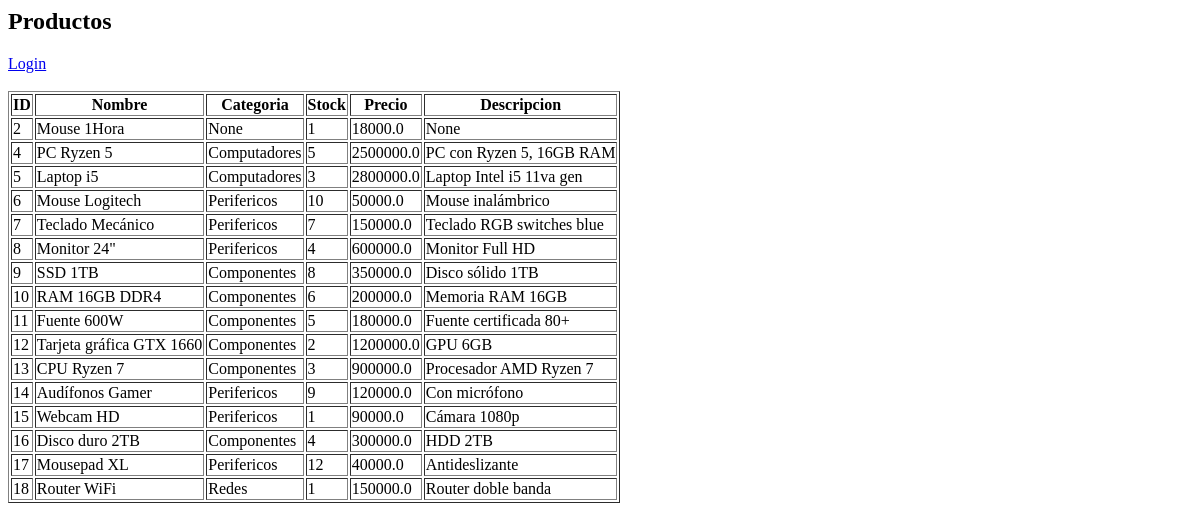
Before: /productos with the older database file.
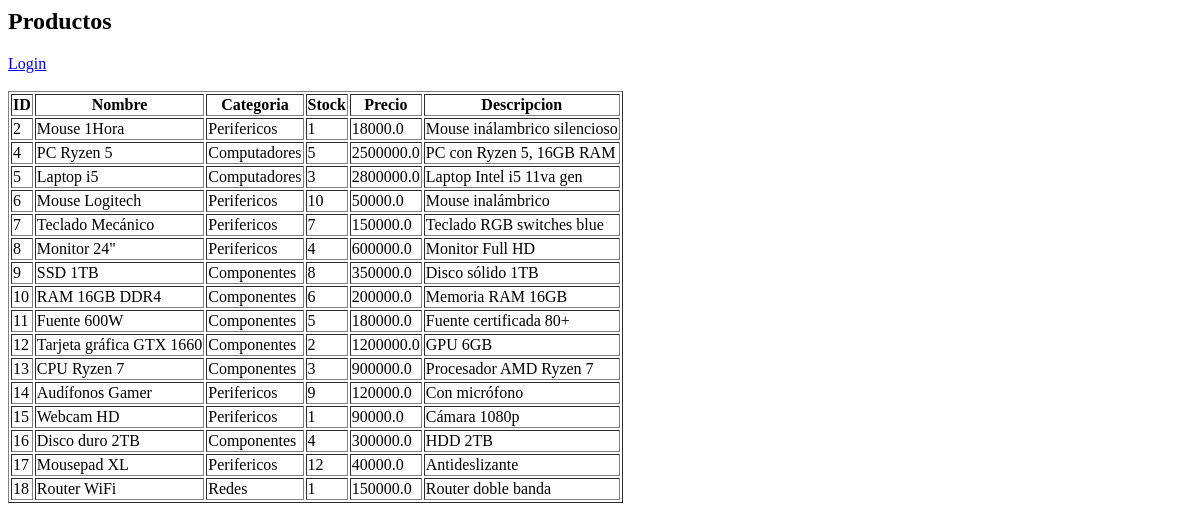
After: the same page with the newer database file.
### tables this page shows
CREATE TABLE productos (
    id INTEGER PRIMARY KEY AUTOINCREMENT,
    nombre TEXT,
    categoria TEXT,
    stock INTEGER,
    precio_user REAL,
    precio_in REAL,
    descripcion TEXT
, activo INTEGER DEFAULT 1);

### app.py (the view)
@app.route("/productos")
def productos():
    db = get_db()
    if session.get('rol') in ['admin', 'empleado']:
        productos = db.execute("""
            SELECT *,
            CASE
                WHEN activo = 1 THEN 'Disponible'
                ELSE 'No disponible'
            END AS estado
            FROM productos
        """).fetchall()
    else:
        productos = db.execute("""
            SELECT *,
            CASE
                WHEN activo = 1 THEN 'Disponible'
                ELSE 'No disponible'
            END AS estado
            FROM productos
            WHERE activo = 1 AND stock > 0
        """).fetchall()
    return render_template("productos.html", productos=productos)

### app.py (called while the page is built)
def get_db():
    conn = sqlite3.connect("inventario.db")
    conn.row_factory = sqlite3.Row
    return conn

### templates/productos.html (shortened to what this page needs)
<html lang="es">
<h2>Productos</h2>
{% if session.get('user_id') %}
    <a href="/logout">Cerrar sesión</a>
{% else %}
    <a href="/login">Login</a>
{% endif %}
<br><br>
<table border="1">
    <tr>
        <th>ID</th>
        <th>Nombre</th>
        <th>Categoria</th>
        <th>Stock</th>
        <th>Precio</th>
        <th>Descripcion</th>
    </tr>
    {% for producto in productos %}
    <tr>
        <td>{{ producto.id }}</td>
        <td>{{ producto.nombre }}</td>
        <td>{{ producto.categoria }}</td>
        <td>{{ producto.stock }}</td>
        <td>{{ producto.precio_user }}</td>
        <td>{{ producto.descripcion }}</td>
        {% endfor %}
    </tr>
</table>

Changed rows visible on the page:
changed productos "Mouse 1Hora": categoria "None" → "Perifericos"; descripcion "None" → "Mouse inálambrico silencioso"
